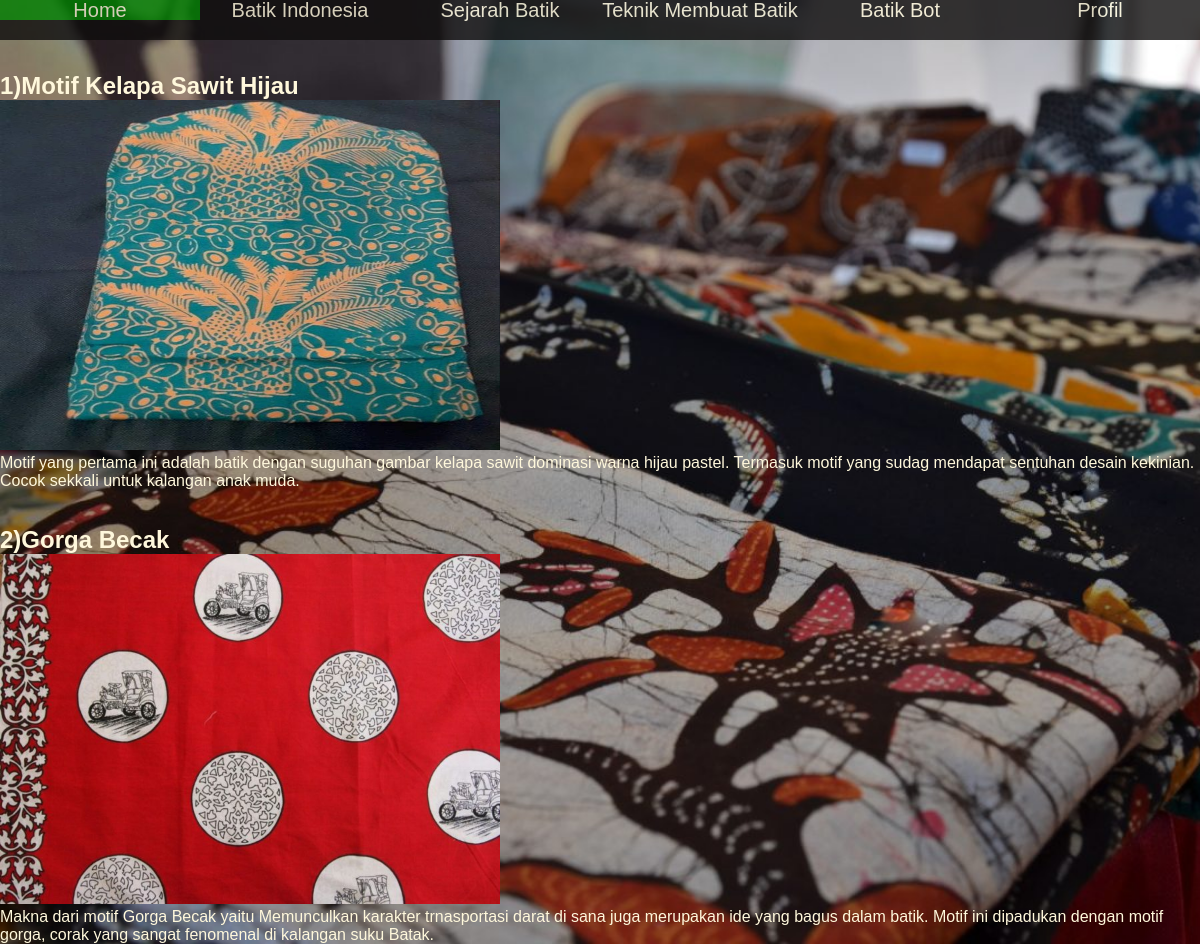
Screenshot of /detail_batik.php?id_provinsi=2 with the database file from the repository.
### tables this page shows
CREATE TABLE `batik` (
  `id_batik` int(11) NOT NULL,
  `nama_batik` varchar(500) DEFAULT NULL,
  `gambar` varchar(500) DEFAULT NULL,
  `provinsi` int(255) DEFAULT NULL,
  `deskripsi` mediumtext
);

### detail_batik.php (the view, shortened to what this page needs)
<?php
include("koneksi.php");
$id = $_GET['id_provinsi'];
$result = mysqli_query($koneksi, "SELECT * FROM batik WHERE provinsi = '$id'");
?>
<!DOCTYPE html>
<html lang="en">
<head>
    <link href='style.css' rel='stylesheet'>
    <ul>
        <li><a href="index.php">Home</a></li>
        <li><a href="batik_indonesia.php">Batik Indonesia</a>
        </li>
        <li><a href="sejarah_batik.php">Sejarah Batik </a></li>
        <li><a href="teknik_batik.php">Teknik Membuat Batik</a></li>
        <li><a href="chatbot.php">Batik Bot</a></li>
        <li><a href="profil.php">Profil</a></li>
    </ul>
</head>
<body>
    <br><br>
    <?php foreach ($result as $batik) : ?>
        <br><br>
        <h2><?= $batik['nama_batik'] ?></h2>
        <img src="gambar/<?= $batik['gambar'] ?>" style="width: 500px;px; height: 350px;px;" />
        <br>
        <p="justify"><?= $batik['deskripsi'] ?></p>
        <?php endforeach; ?>
</body>
</html>

### style.css (style rules this page uses)
body { background-size: cover; font-family: Arial; color:cornsilk; }
ul { margin:0px; padding :0px; list-style: none; }
ul li { float: left; width: 200px; height: 40px; background-color: rgb(15, 13, 13); opacity: .8; line-height: 20px; text-align: center; font-size: 20px; }
ul li a { text-decoration: none; color: cornsilk; display: block; }
* { margin: 0; padding: 0; box-sizing: border-box; font-family: 'Poppins', sans-serif; }

### detail_batik.php (style rules this page uses)
body { background-image: url("batik1.jpg"); }

### rows the page displays
batik: nama_batik "1)Motif Kelapa Sawit Hijau", gambar (picture), deskripsi "Motif yang pertama ini adalah batik dengan suguhan gambar kelapa sawit dominasi warna hijau pastel. Termasuk motif yang sudag mendapat sentuhan desain kekinian. Cocok sekkali untuk kalangan anak muda."
batik: nama_batik "2)Gorga Becak", gambar (picture), deskripsi "Makna dari motif Gorga Becak yaitu Memunculkan karakter trnasportasi darat di sana juga merupakan ide yang bagus dalam batik. Motif ini dipadukan dengan motif gorga, corak yang sangat fenomenal di kalangan suku Batak."
